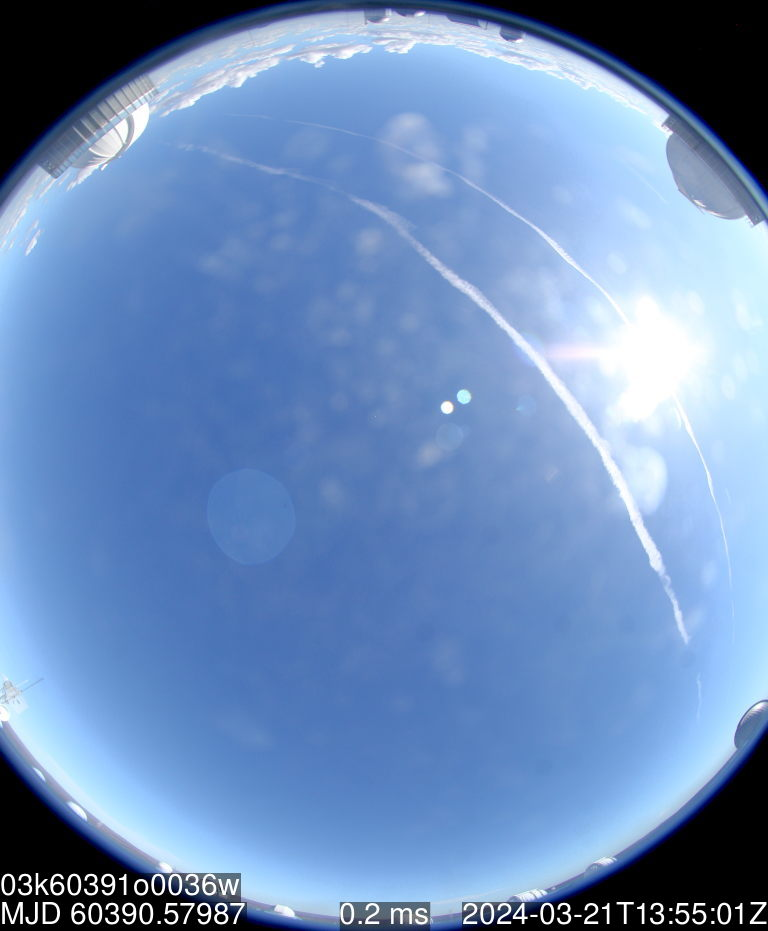
#> input picture test_images/Cloud cover at 2024-03-21 16:00:01.828674: 1.6%.jpg, 768 x 931 px
$ python current_detection_system.py
#> lines starting #> are read from the running program, lines starting #| are printed output that depends on the picture; after the words box and inside, x2 and y2 are one past the last pixel; in counts of white or black regions, pixels touching at a corner belong together
import cv2
import numpy as np

# Load the image
image = cv2.imread('test_images/Cloud cover at 2024-03-21 16:00:01.828674: 1.6%.jpg')
#> image is the input picture: shape (931, 768, 3); mean B, G, R 186.7, 141.8, 110

# Get image dimensions
height, width = image.shape[:2]

# Define the diameter of the circular ROI (2/3 of the width)
roi_diameter = int(5/6 * width)
roi_radius = roi_diameter // 2

# Define the center of the circular ROI
center_x = width // 2
center_y = height // 2

# Create a black background image with the same dimensions as the original image
overlay = np.zeros_like(image)

# Convert the image to the HSV color space
hsv = cv2.cvtColor(image, cv2.COLOR_BGR2HSV)
#> hsv: shape (931, 768, 3); mean H, S, V 95.8, 100.6, 186.7

# Create a circular mask on the HSV image
hsv_roi = np.zeros_like(hsv)
cv2.circle(hsv_roi, (center_x, center_y), roi_radius, (255, 255, 255), thickness=-1)
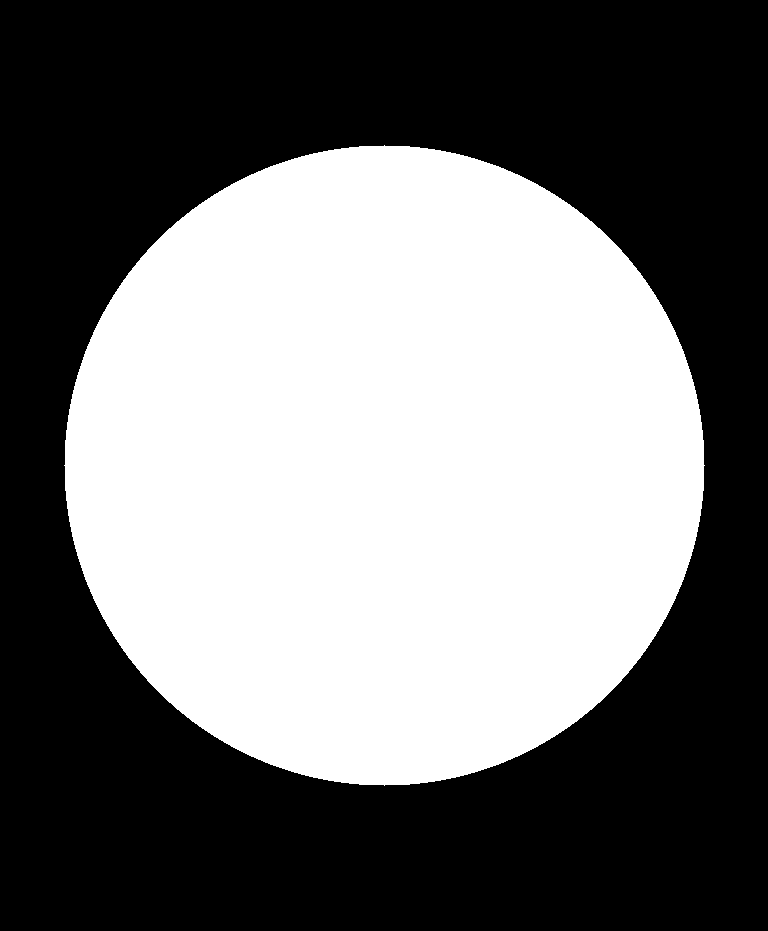
#> hsv_roi: shape (931, 768, 3); 45% white; 1 white region, box (x1, y1, x2, y2) and area: (64, 145, 705, 786) 321657

# Threshold the HSV ROI to get only the sky region
lower_sky = np.array([90, 50, 50])
upper_sky = np.array([130, 255, 255])
roi_mask = cv2.inRange(hsv, lower_sky, upper_sky)
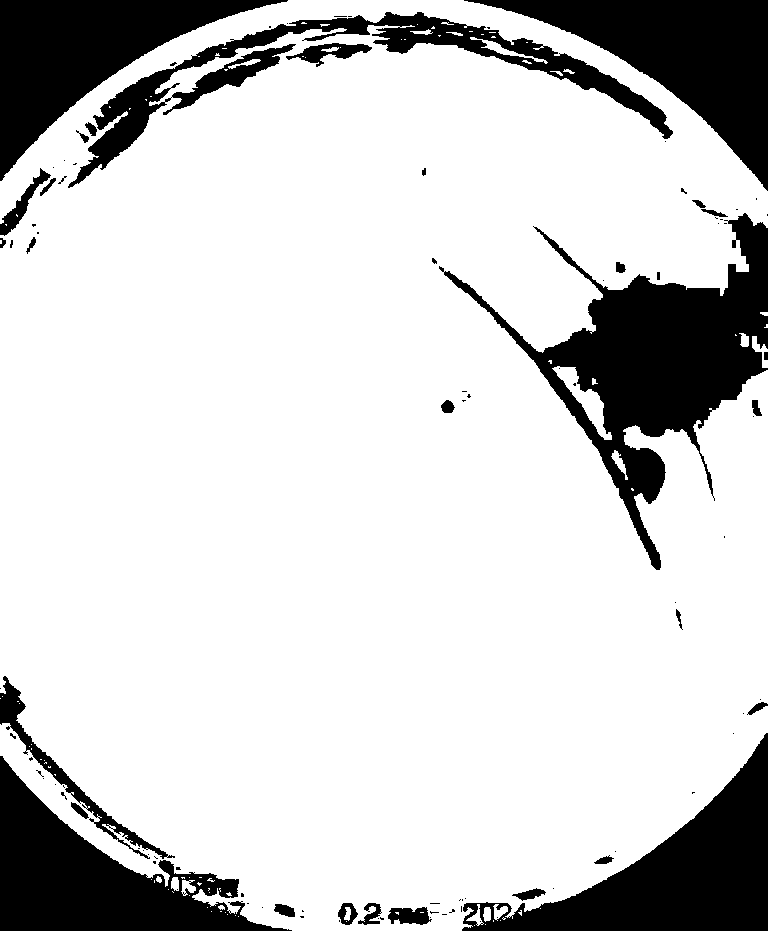
#> roi_mask: shape (931, 768); 80.8% white; 103 black regions (71 under 20 px), largest, box (x1, y1, x2, y2) and area: (439, 213, 768, 570) 32282, (462, 733, 768, 931) 22251, (464, 0, 768, 191) 20941

# Count non-zero pixels in the mask
sky_pixels = cv2.countNonZero(roi_mask)
#> sky_pixels = 577454

# Calculate the total number of pixels in the ROI
roi_total_pixels = np.count_nonzero(hsv_roi)

# Calculate the percentage of sky pixels within the ROI
sky_percentage = (sky_pixels / roi_total_pixels) * 100
#> sky_percentage = 59.84

# Define a threshold for cloud cover percentage
cloud_threshold = 40  # You may adjust this threshold as needed

# Determine if there is cloud cover based on the percentage of sky pixels within the ROI
if sky_percentage > cloud_threshold:
    text_color = (0, 255, 0)  # Green color for no clouds
    ring_color = (0, 255, 0)  # Green color for no clouds
    cloud_status = "No Cloud Warning"
else:
    text_color = (0, 0, 255)  # Red color for clouds
    ring_color = (0, 0, 255)  # Red color for clouds
    cloud_status = "Cloud Warning"

# Draw the circular ring on the overlay
cv2.circle(overlay, (center_x, center_y), roi_radius, ring_color, thickness=2)
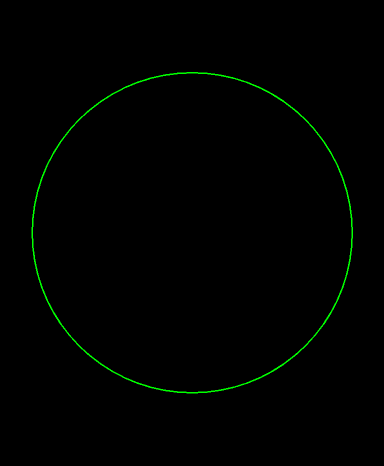
#> overlay: shape (931, 768, 3) (shown at 1/2 size); mean of channels 0, 1, 2 0, 2.1, 0; drawn as B, G, R

# Blend the overlay with the original image
alpha = 0.5  # Overlay transparency (adjust as needed)
result = cv2.addWeighted(overlay, alpha, image, 1 - alpha, 0)
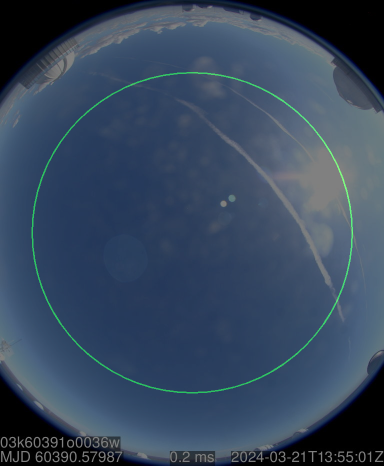
#> result: shape (931, 768, 3) (shown at 1/2 size); mean of channels 0, 1, 2 93.4, 71.9, 55; drawn as B, G, R

# Write the cloud status on the image
text = "Sky Percentage: {:.2f}% - {}".format(sky_percentage, cloud_status)
font = cv2.FONT_HERSHEY_SIMPLEX
cv2.putText(result, text, (center_x - 150, center_y + roi_radius + 50), font, 0.7, text_color, 2)
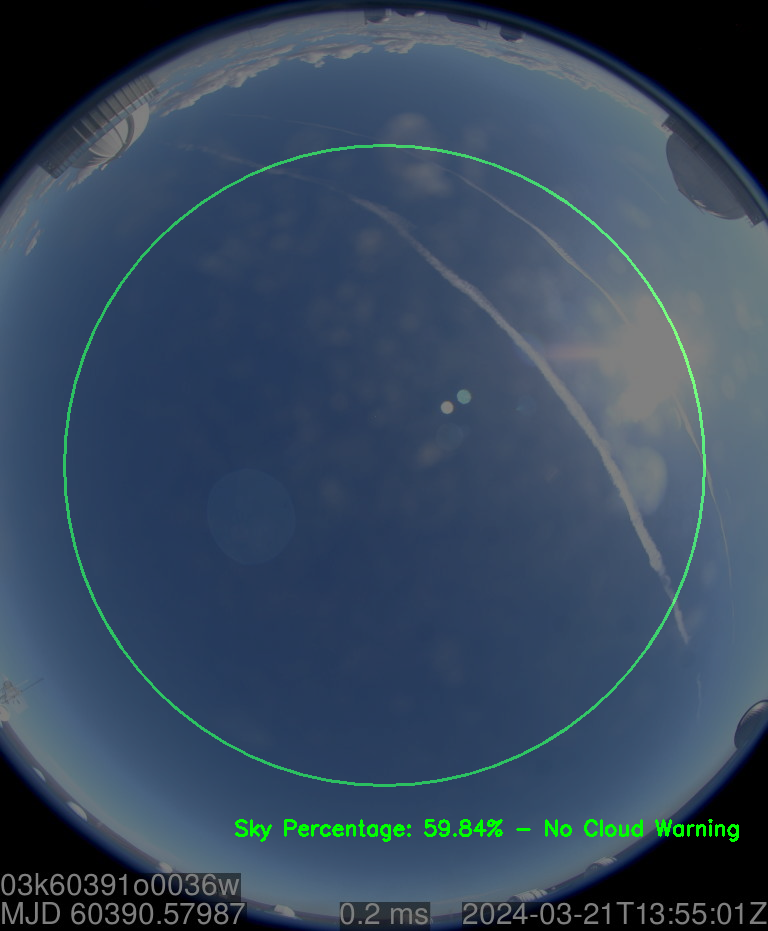
#> result: shape (931, 768, 3); 0.47% of pixels changed, all inside (x1, y1, x2, y2) = (235, 819, 739, 842); drawn as B, G, R

# Display the result
cv2.imshow('Result', result)
cv2.waitKey(0)
cv2.destroyAllWindows()

$ run again, with test_images/Cloud cover at 2024-03-20 16:00:02.169940: 79.7%.jpg copied over test_images/Cloud cover at 2024-03-21 16:00:01.828674: 1.6%.jpg
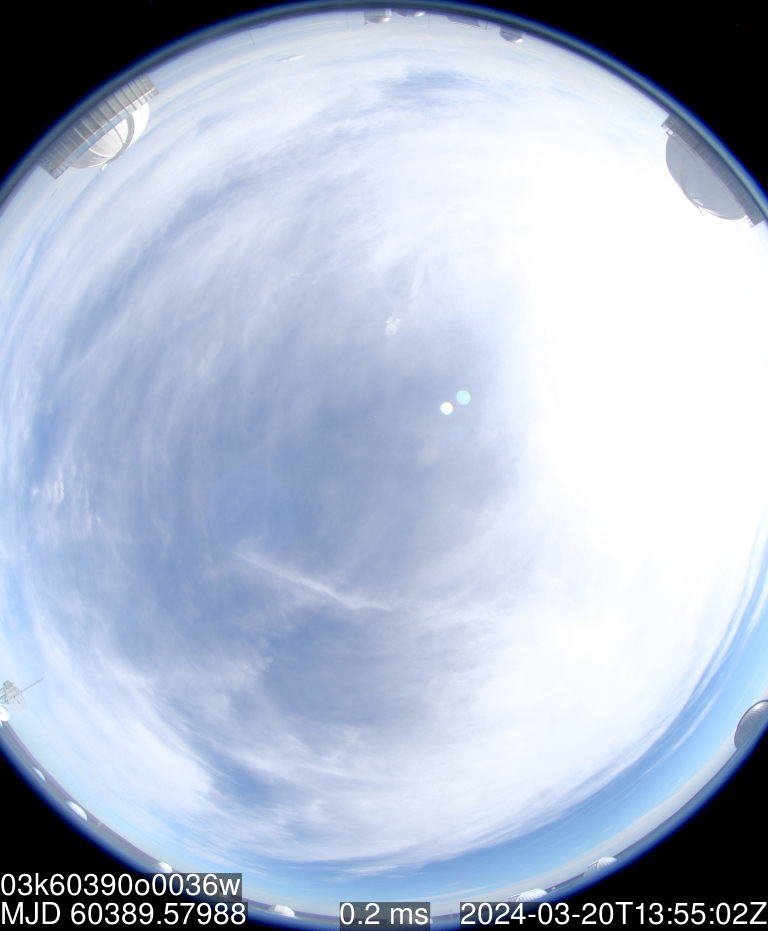
#> input picture test_images/Cloud cover at 2024-03-20 16:00:02.169940: 79.7%.jpg, 768 x 931 px
#> image is the input picture: shape (931, 768, 3); mean B, G, R 205.2, 185.8, 175.2
#> hsv: shape (931, 768, 3); mean H, S, V 86.4, 39.9, 205.3
#> hsv_roi: shape (931, 768, 3); 45% white; 1 white region, box (x1, y1, x2, y2) and area: (64, 145, 705, 786) 321657
#> `roi_mask = cv2.inRange(hsv, lower_sky, upper_sky)`:
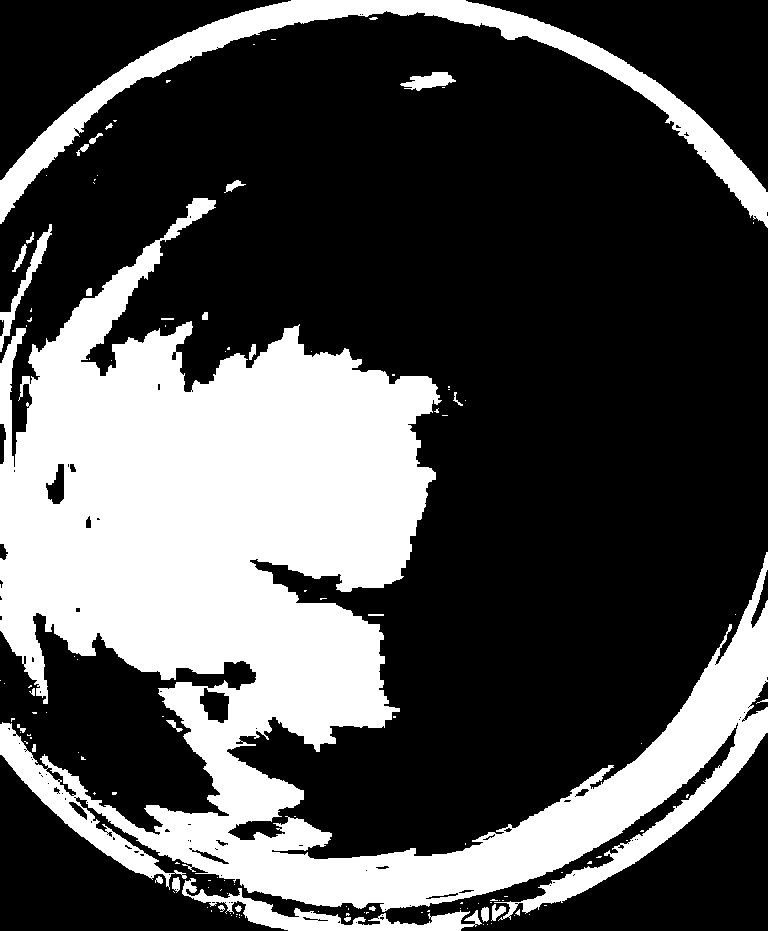
#> roi_mask: shape (931, 768); 31% white; 128 white regions (97 under 20 px), largest, box (x1, y1, x2, y2) and area: (0, 198, 768, 921) 194457, (0, 0, 768, 228) 19876, (182, 878, 482, 931) 3826
#> sky_pixels = 221454
#> sky_percentage = 22.95
#> text = 'Sky Percentage: 22.95% - Cloud Warning'
#> `cv2.putText(result, text, (center_x - 150, center_y + roi_radius + 50)..`:
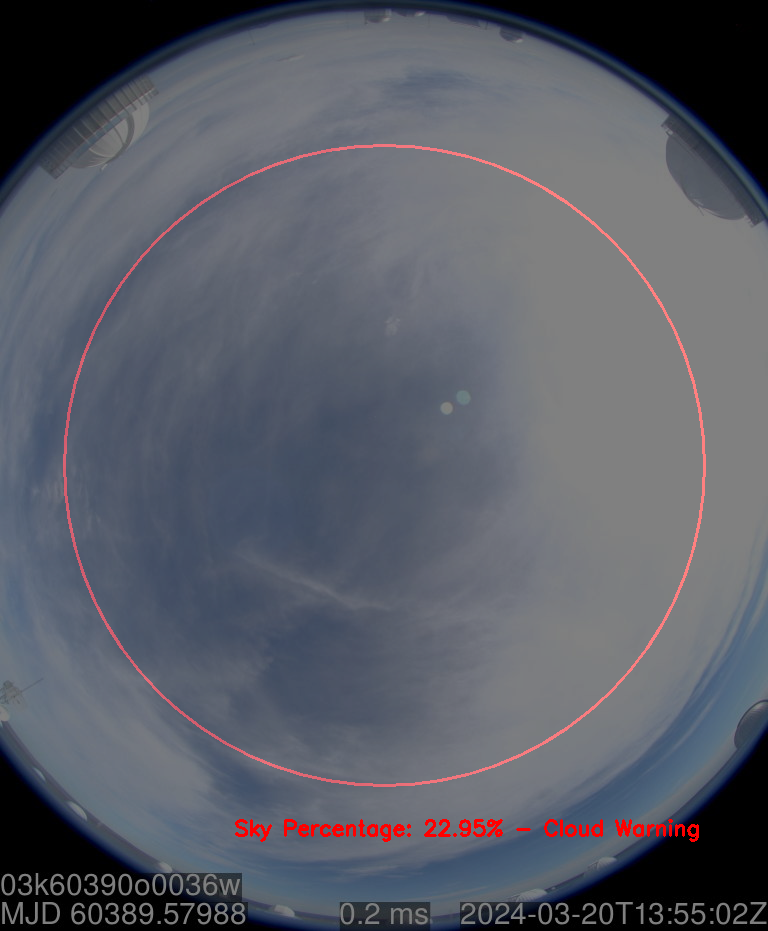
#> result: shape (931, 768, 3); mean of channels 0, 1, 2 102.3, 92.5, 89.4; drawn as B, G, R

$ run again, with test_images/Cloud cover at 2024-03-22 16:00:02.689377: 82.8%.jpg copied over test_images/Cloud cover at 2024-03-21 16:00:01.828674: 1.6%.jpg
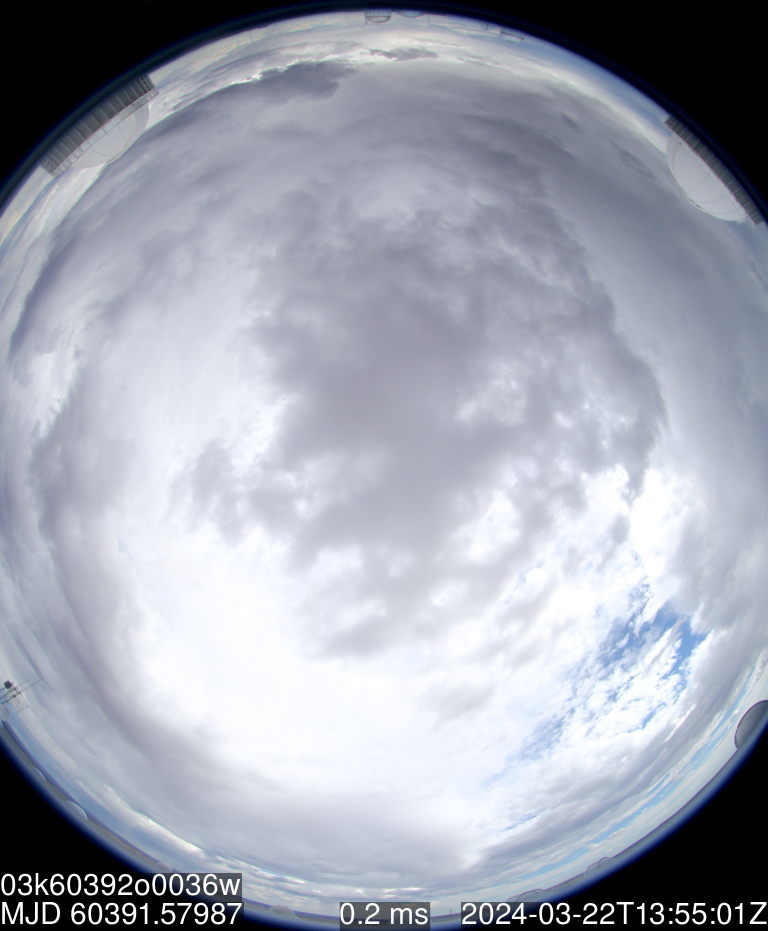
#> input picture test_images/Cloud cover at 2024-03-22 16:00:02.689377: 82.8%.jpg, 768 x 931 px
#> image is the input picture: shape (931, 768, 3); mean B, G, R 176.9, 165, 161.1
#> hsv: shape (931, 768, 3); mean H, S, V 99.6, 28, 176.9
#> hsv_roi: shape (931, 768, 3); 45% white; 1 white region, box (x1, y1, x2, y2) and area: (64, 145, 705, 786) 321657
#> `roi_mask = cv2.inRange(hsv, lower_sky, upper_sky)`:
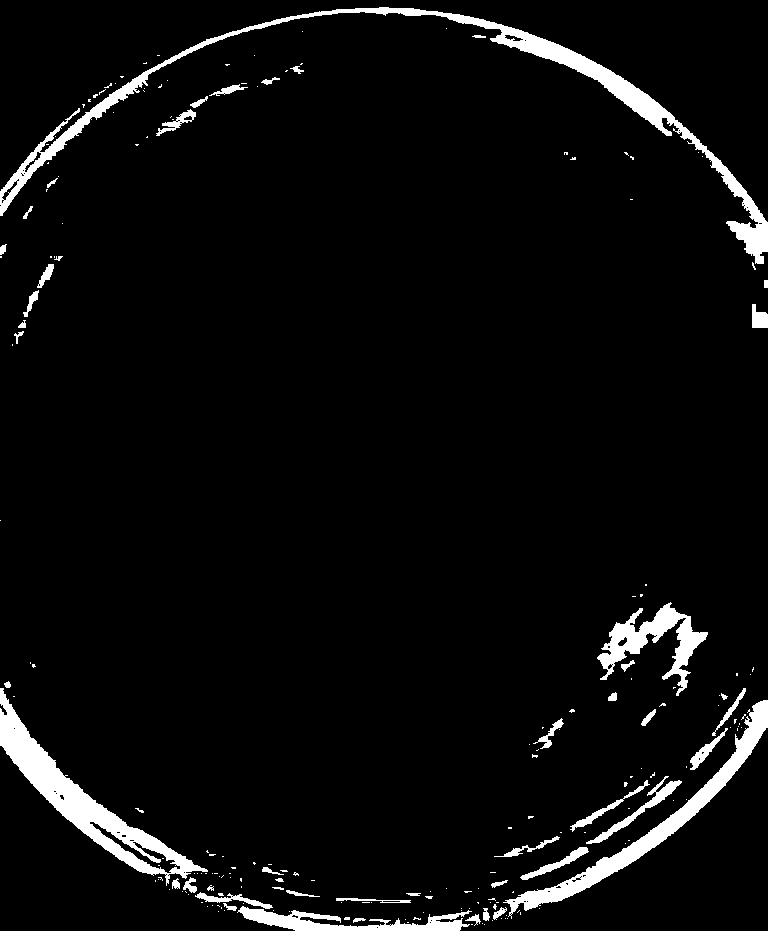
#> roi_mask: shape (931, 768); 4.9% white; 211 white regions (162 under 20 px), largest, box (x1, y1, x2, y2) and area: (0, 7, 768, 264) 9943, (0, 688, 208, 886) 7161, (503, 700, 768, 919) 5272
#> sky_pixels = 34692
#> sky_percentage = 3.6
#> text = 'Sky Percentage: 3.60% - Cloud Warning'
#> `cv2.putText(result, text, (center_x - 150, center_y + roi_radius + 50)..`:
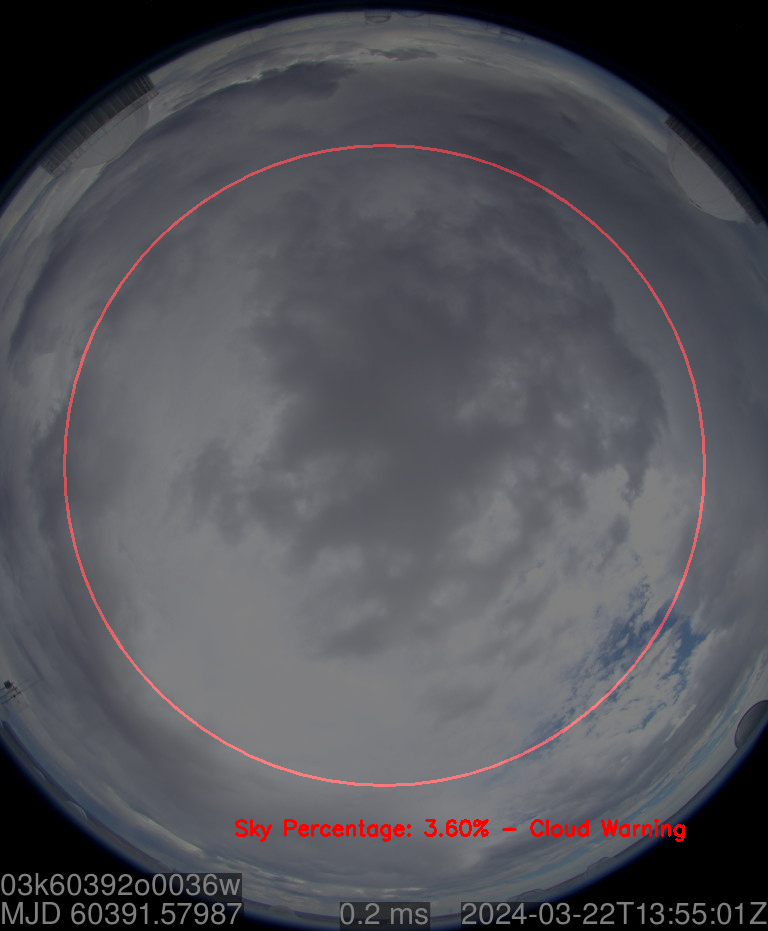
#> result: shape (931, 768, 3); mean of channels 0, 1, 2 88, 82.1, 82.3; drawn as B, G, R
